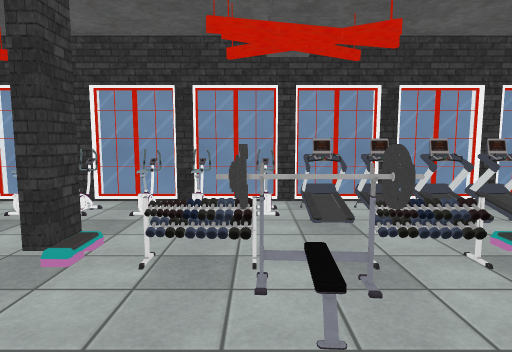
view 1 (above)

16 first-person views from a walk through a Unity game level. The camera is 1.5 m above the floor, tilts 6° down and sees 75° across. The floor is counted in squares, 1 m on a side. Each view is taken from the middle of a square. On the plan, view 1 faces up. The plan holds only what a view shows up to about 15 squares ahead; the rest is blank. Some animated figures are not drawn. Some surface patterns are stand-ins.

view 2
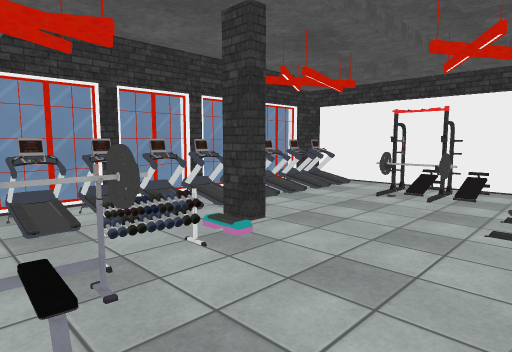

view 3
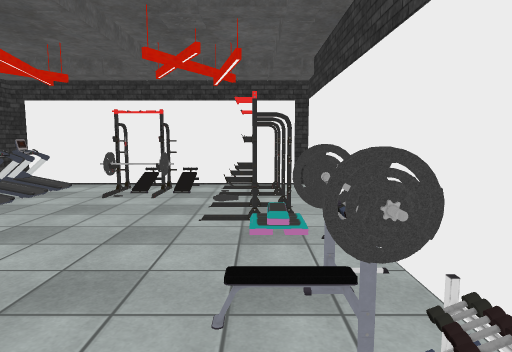

view 4
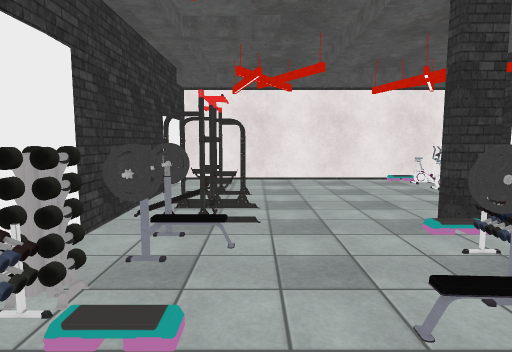

view 5
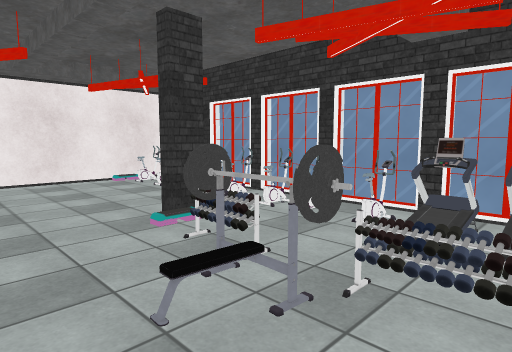

view 6
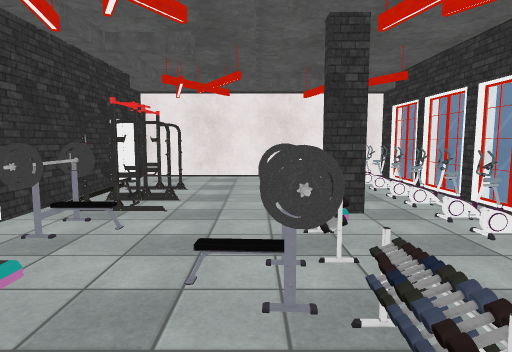

view 7
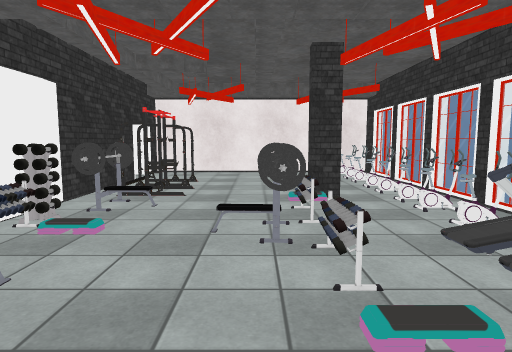

view 8
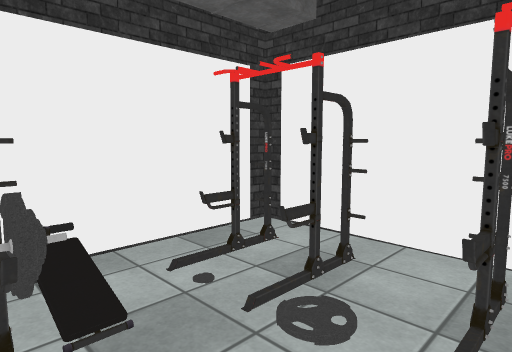

view 9
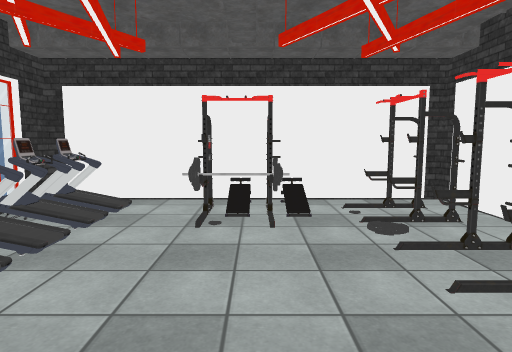

view 10
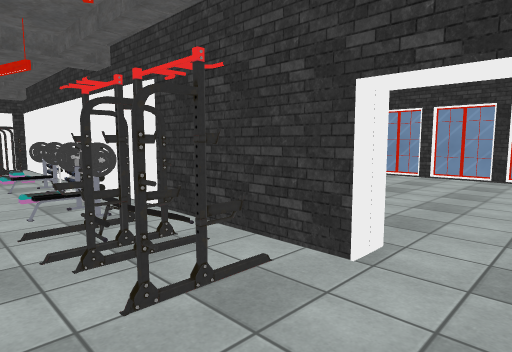

view 11
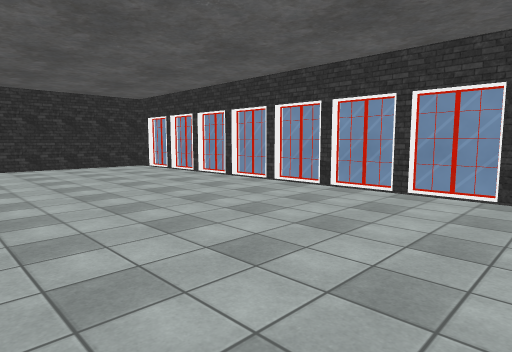

view 12
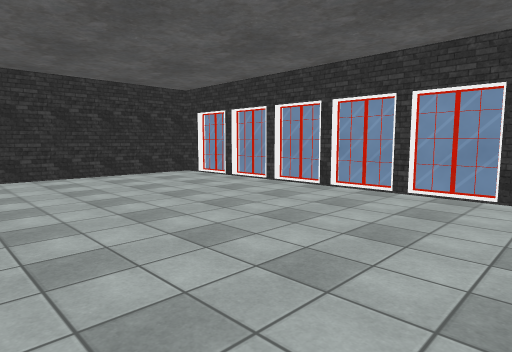

view 13
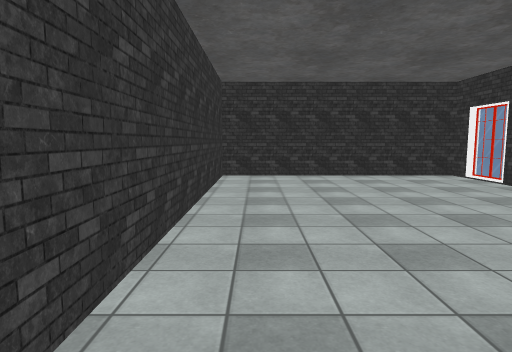

view 14
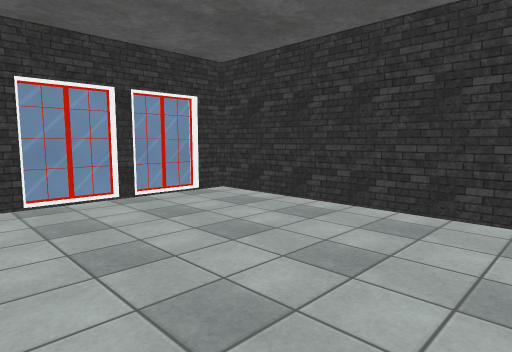

view 15
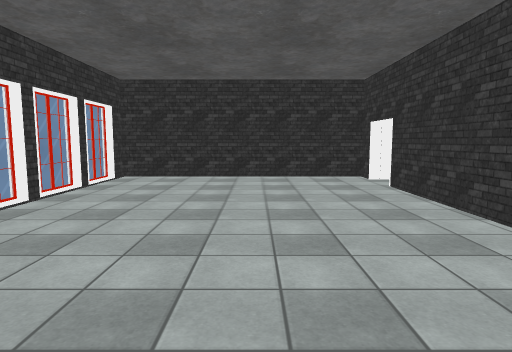

view 16
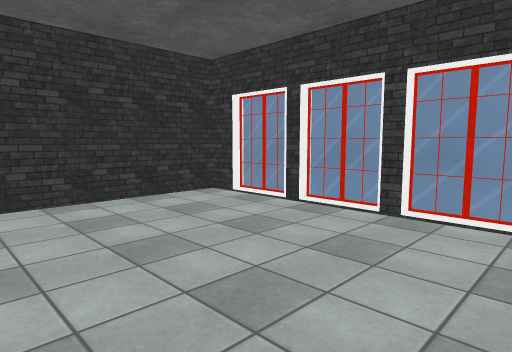

### Floor plan
Points are (right, up) in squares from view 1. A wall is a line through its corners. A room is listed if a view was taken in it or the views show most of it. See-through windows are left out.
Room 1 (views 1, 2, 3, 4, 5, 6, 7, 8, 9, 10)
walls: (4.8, 4.4) (4.3, 4.4) (4.3, 5.2); (-2.8, 5.2) (-2.8, 4.4) (-3.2, 4.4); (1.1, 8.3) (-0.7, 8.3); (2.8, 8.3) (1.8, 8.3); (-0.9, 8.3) (-2.1, 8.3); (3.5, 8.3) (2.9, 8.3); (-2.9, 8.3) (-4.5, 8.3); (6, 8.3) (5.4, 8.3); (-4.9, 8.3) (-7, 8.3); (-7, -1.7) (11.5, -1.7) (11.5, 8.3) (10, 8.3); (-8.9, 8.3) (-10, 8.3) (-10, -1.7) (-9, -1.7)
low walls: (3.8, 4.7) (3.8, 3.9)
ways out: opening at (-8, -2) to room 2
objects: bicycle (-9, 7); bicycle (-7, 7); rack (-6, 0) to (-5, 1); bicycle (-6, 7); bicycle (-5, 7); bench (-4, 0); bicycle (-4, 7); rack (-3, -1) to (-3, 0); other object (-2, -1) to (-1, -1); bench (-2, 0) to (-1, 0); bicycle (-2, 7); rack (-1, 4) to (0, 4); bicycle (-1, 7); rack (0, -1); other object (0, 3); bicycle (0, 7); rack (1, -1); bench (1, 3); other object (1, 7); bench (2, -1) to (3, -1); rack (2, 4) to (3, 4); other object (2, 7) to (3, 7); rack (4, -1) to (5, -1); other object (4, 7); other object (5, 7); rack (6, -1) to (6, 0); other object (6, 7); other object (7, 7) to (8, 7); rack (9, -1) to (10, 0); rack (9, 3) to (10, 4); other object (9, 7); other object (10, 7)
Room 2 (views 11, 12, 13, 14, 15, 16)
walls: (0.5, -12.6) (1, -12.6); (1.4, -12.8) (3, -12.8); (3, -12.6) (3.5, -12.6); (-1.5, -12.8) (0.5, -12.8); (-2, -12.6) (-1.5, -12.6); (3.6, -12.8) (5.5, -12.8); (5.5, -12.6) (6, -12.6); (-4.1, -12.8) (-2, -12.8); (6.1, -12.8) (8, -12.8); (-4.5, -12.6) (-4.1, -12.6); (8, -12.6) (8.5, -12.6); (-6.5, -12.8) (-4.5, -12.8); (-7, -12.6) (-6.5, -12.6); (8.9, -12.8) (10.5, -12.8); (10.5, -12.6) (11.5, -12.6) (11.5, -2.6) (-7, -2.6) (-7, -1.7); (-9, -1.7) (-9, -2.6) (-10, -2.6) (-10, -12.6) (-9, -12.6); (-9, -12.8) (-7, -12.8)
ways out: opening at (-8, -2) to room 1

Positions as (right, up) in squares from view 1, and headings:
1: (0, 0), facing up
2: (0, 0), facing up-right
3: (0, 0), facing right
4: (3, 1), facing left
5: (3, 1), facing up-left
6: (4, 3), facing left
7: (6, 3), facing left
8: (7, 3), facing down-right
9: (3, 3), facing right
10: (-9, 2), facing down-right
11: (-8, -3), facing down-right
12: (-3, -3), facing down-right
13: (-3, -4), facing right
14: (-3, -4), facing down-left
15: (4, -7), facing left
16: (3, -6), facing down-right
